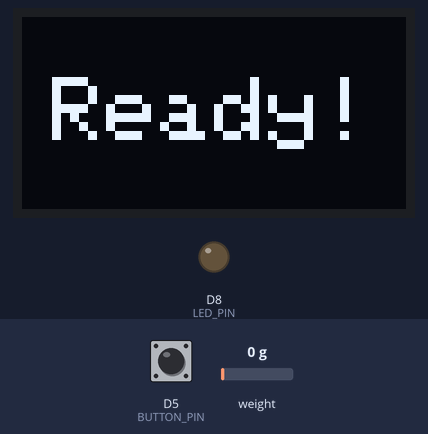
Simulated run of this sketch. Board: ESP8266 (NodeMCU). Parts: 128×64 one-colour display, output pins drawn as LEDs (lit = HIGH). Inputs (shaded band) come from the test bench; at power-on: D5 (BUTTON_PIN) HIGH, weight on the scale 0 g. WiFi joins after 1.5 s; servers stay silent unless stated; uploads are accepted with an empty reply; what the sketch prints to the serial monitor is not drawn.

Above: at 4.3 s.
4.4 s: D5 (BUTTON_PIN) pulled LOW for 0.3 s
At 5.7 s:
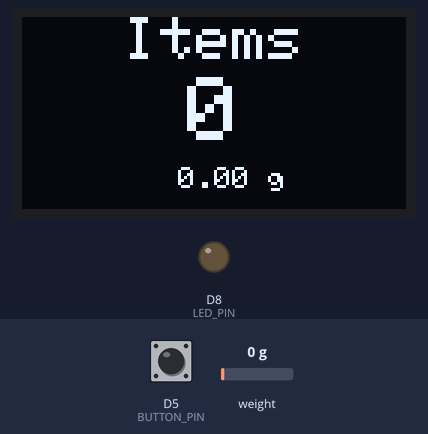
6.4 s: weight on the scale set to 3 g
8.1 s: weight on the scale set to 6 g
At 9.6 s:
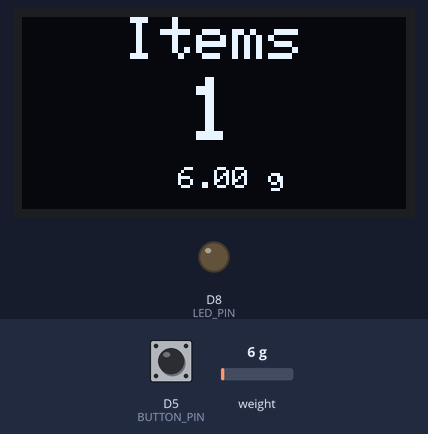
9.9 s: D5 (BUTTON_PIN) pulled LOW for 1 s
At 10.8 s:
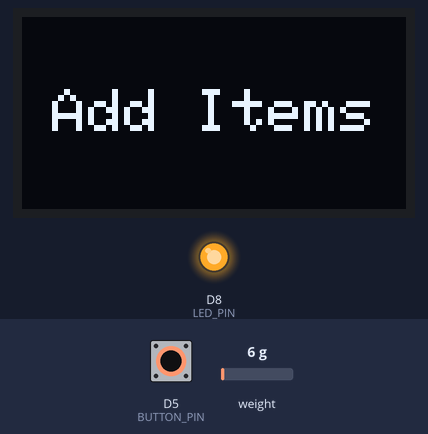
12.4 s: D5 (BUTTON_PIN) pulled LOW for 3.2 s
At 12.77 s:
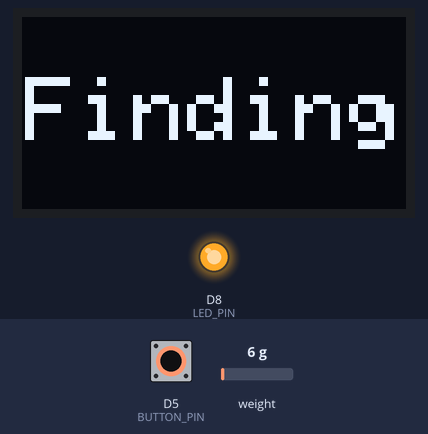
17.2 s: weight on the scale set to 9 g
18.8 s: weight on the scale set to 12 g
At 20.2 s:
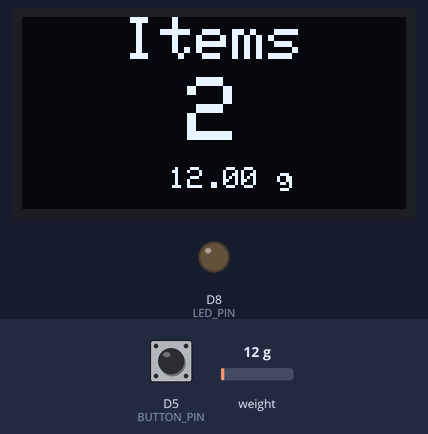
Timing chart, 0 to 21.7 s (numbered marks = the images above; inputs shaded):
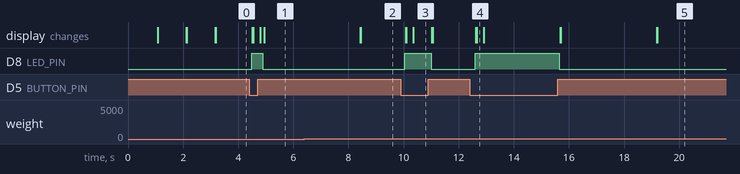

The sketch:

device.ino
```cpp
#include <Wire.h>
#include <Adafruit_GFX.h>
#include <Adafruit_SSD1306.h>
#include "HX711.h"
#include <ESP8266WiFi.h>
#include <ESP8266HTTPClient.h>
#include <ArduinoJson.h>

#include "config.h" // Include the config file

// Weight and debounce variables ////////
int counter = 0;                    /////
float lastWeight = 0.0;             /////
float totalWeight = 0.0;            /////
bool isCashierMode = false;         /////
float stableWeight = 0.0;           /////
unsigned long weightStableTime = 0; /////
bool weightStable = false;          /////
/////////////////////////////////////////

// Create display and scale objects  ////////////////////////////////////////
Adafruit_SSD1306 display(SCREEN_WIDTH, SCREEN_HEIGHT, &Wire, OLED_RESET); ///
HX711 scale;                                                              ///
WiFiClient wifiClient;                                                    ///
/////////////////////////////////////////////////////////////////////////////


///////////////////////////////////////////////////////////////////////////////////////////////////////////////////////////
////////////////////////////////                                   ////////////////////////////////////////////////////////
////////////////////////////////                SETUP              ////////////////////////////////////////////////////////
////////////////////////////////                                   ////////////////////////////////////////////////////////
void setup() { ////////////////////////////////////////////////////////////////////////////////////////////////////////////
  Serial.begin(115200);

  pinMode(BUTTON_PIN, INPUT_PULLUP);
  pinMode(LED_PIN, OUTPUT);

  //// Initialize display //////////////////////////////
  if (!display.begin(SSD1306_SWITCHCAPVCC, 0x3C)) {  ///
    Serial.println(F("SSD1306 allocation failed"));  ///
    for (;;);                                        ///
  }                                                  ///
  //////////////////////////////////////////////////////

  //// Initialize scale ////////////////////////////////
  scale.begin(LOADCELL_DOUT_PIN, LOADCELL_SCK_PIN);  ///
  scale.set_scale(scale_calibrate);                  ///
  scale.tare();                                      ///
  //////////////////////////////////////////////////////

  // Initialize Wi-Fi  ///////////////////////////
  WiFi.begin(ssid, password);                /////
  while (WiFi.status() != WL_CONNECTED) {    /////
    displayCenteredText("WiFi...");          /////
    delay(1000);                             /////
    Serial.println("Connecting to WiFi..."); /////
  }                                          /////
  Serial.println("Connected to WiFi");       /////
  Serial.print("Device IP Address: ");       /////
  Serial.println(WiFi.localIP());            /////
  ////////////////////////////////////////////////

  displayCenteredText("Ready!");
}


///////////////////////////////////////////////////////////////////////////////////////////////////////////////////////////
////////////////////////////////                                   ////////////////////////////////////////////////////////
////////////////////////////////                LOOP               ////////////////////////////////////////////////////////
////////////////////////////////                                   ////////////////////////////////////////////////////////
void loop() { /////////////////////////////////////////////////////////////////////////////////////////////////////////////
  /// Ceck push button switch mode
  bool currentSwitchState = digitalRead(BUTTON_PIN) == LOW;
  if (currentSwitchState != isCashierMode) {
    delay(50);
    currentSwitchState = digitalRead(BUTTON_PIN) == LOW;
    isCashierMode = currentSwitchState;

    if (isCashierMode) {
      Serial.println("Switched to Cashier Mode");
      digitalWrite(LED_PIN, HIGH);
      DisplayModeCashier(counter);
    } else {
      Serial.println("Switched to Counting Mode");
      digitalWrite(LED_PIN, LOW);
      DisplayModeItemCounter();
    }
  }

  /// Weight Item Counter Logic
  if (!isCashierMode) {
    float currentWeight = scale.get_units(2); // Reduced number of readings for faster response

    if (!weightStable) {
      if (abs(currentWeight - stableWeight) <= WEIGHT_TOLERANCE) {
        if (millis() - weightStableTime >= STABILIZATION_TIME) {
          weightStable = true;

          float weightDifference = currentWeight - lastWeight;
          if (abs(weightDifference) >= weightThreshold) {
            if (weightDifference > 0) {
              counter++;
              totalWeight += weightDifference;
            } else if (counter > 0) { // Only decrement if counter is positive
              counter--;
              totalWeight -= abs(weightDifference);
            }
            lastWeight = currentWeight;

            if (totalWeight < NEAR_ZERO_THRESHOLD || counter <= 0) {
              totalWeight = 0.0;
              counter = 0;
            }

            DisplayModeItemCounter();
          }
        }
      } else {
        stableWeight = currentWeight;
        weightStableTime = millis();
      }
    } else {
      if (abs(currentWeight - stableWeight) > WEIGHT_TOLERANCE) {
        weightStable = false;
        stableWeight = currentWeight;
        weightStableTime = millis();
      }
    }
  }
  delay(50);
}


///////////////////////////////////////////////////////////////////////////////////////////////////////////////////////////
////////////////////////////////                                   ////////////////////////////////////////////////////////
////////////////////////////////              FUNCTIONS            ////////////////////////////////////////////////////////
////////////////////////////////                                   ////////////////////////////////////////////////////////
///////////////////////////////////////////////////////////////////////////////////////////////////////////////////////////

// Function to display the item counter mode on the OLED display
void DisplayModeItemCounter() {
  clearDisplayBlack();

  display.setTextSize(2);
  display.setTextColor(WHITE);
  display.setCursor((SCREEN_WIDTH - getTextWidth("Items", 2)) / 2, 0);
  display.println("Items");

  display.setTextSize(3);
  display.setCursor((SCREEN_WIDTH - getTextWidth(String(counter).c_str(), 3)) / 2, 20);
  display.print(counter);

  display.setTextSize(1);
  display.setCursor((SCREEN_WIDTH - getTextWidth(String(totalWeight).c_str(), 1)) / 2, 50);
  display.print(totalWeight);
  display.print(" g");

  display.display();
}

// Function to handle the display in Cashier mode and send a POST request
void DisplayModeCashier(int count) {
  displayCenteredText("Finding");
  if (WiFi.status() == WL_CONNECTED) {
    HTTPClient http;
    StaticJsonDocument<200> jsonDoc;

    // jsonDoc["id"] = 1;
    // jsonDoc["items"] = count;
    jsonDoc["ItemCount"] = count;

    String requestBody;
    serializeJson(jsonDoc, requestBody);

    http.begin(wifiClient, serverName);
    http.addHeader("Content-Type", "application/json");

    Serial.print("Sending POST request: ");
    Serial.println(requestBody);

    int httpResponseCode = http.POST(requestBody);

    if (httpResponseCode > 0) {
      String response = http.getString();
      Serial.println(httpResponseCode);
      Serial.println(response);

      StaticJsonDocument<200> responseDoc;
      deserializeJson(responseDoc, response);
      // int no = responseDoc[0]["no"];
      int no = responseDoc["message"];

      if(no == 0){
        displayCenteredText("Add Items");
      } else {
        // clearDisplayBlack();
        // display.setTextSize(2);
        // display.setTextColor(WHITE);
        // display.setCursor((SCREEN_WIDTH - getTextWidth("Cashier", 2)) / 2, 10);
        // display.println("Cashier");

        // display.setTextSize(3);
        // char noString[10];
        // sprintf(noString, "No: %d", no);
        // display.setCursor((SCREEN_WIDTH - getTextWidth(noString, 3)) / 2, 40);
        // display.print("No: ");
        // display.print(no);

        clearDisplayBlack();
        display.setTextSize(2);
        display.setTextColor(WHITE);
        display.setCursor((SCREEN_WIDTH - getTextWidth("Press", 2)) / 2, 10);
        display.println("Press");

        clearDisplayBlack();
        display.setTextSize(2);
        display.setTextColor(WHITE);
        display.setCursor((SCREEN_WIDTH - getTextWidth("Button", 2)) / 2, 40);
        display.println("Button");

        display.display();
      }

    } else {
      Serial.print("Error on sending POST: ");
      Serial.println(httpResponseCode);

      clearDisplayBlack();
      display.setTextSize(2);
      display.setTextColor(WHITE);
      display.setCursor((SCREEN_WIDTH - getTextWidth("Server", 2)) / 2, 10);
      display.println("Server");
      display.setTextSize(3);
      display.setCursor((SCREEN_WIDTH - getTextWidth("Error !", 2)) / 2, 40);
      display.println("Error");
      display.display();
    }

    http.end();
  } else {
    Serial.println("WiFi Disconnected");
  }
}

// Function to clear the display and fill it with black color
void clearDisplayBlack() {
  display.clearDisplay();
  display.fillScreen(BLACK);
  display.display();
}

// Function to get the width of the text in pixels
int getTextWidth(const char* text, int textSize) {
  return strlen(text) * 6 * textSize;
}

// Function to print text on OLED screen, maximized and centered
void displayCenteredText(const char* text) {
  clearDisplayBlack();
  // Start with the maximum font size
  int textSize = 1;
  int textWidth = getTextWidth(text, textSize);
  // Find the maximum font size that fits the screen width
  while (textWidth <= SCREEN_WIDTH && textSize <= 10) {
    textSize++;
    textWidth = getTextWidth(text, textSize);
  }
  // Step back to the last fitting size
  textSize--;
  textWidth = getTextWidth(text, textSize);
  // Calculate the x and y position to center the text
  int x = (SCREEN_WIDTH - textWidth) / 2;
  int y = (SCREEN_HEIGHT - (8 * textSize)) / 2; // Each line is 8 pixels high in default font
  // Set text size and print text
  display.setTextSize(textSize);
  display.setTextColor(SSD1306_WHITE);
  display.setCursor(x, y);
  display.print(text);
  display.display();
}

void restartESP() {
  // Reset the NodeMCU after 3 seconds
  delay(3000);
  Serial.println("Restarting NodeMCU...");
  ESP.restart();
}

///////////////////////////////////////////////////////////////////////////////////////////////////////////////////////////
```

config.h
```cpp
/* //////////////////////////////////////////////////////////////*
 * *******Shopping Item Counter With Weight HX711*****************
 *
 * Authur: Thilina Satoru                                        *
 * Date:   12/08/2024                                            *
 *///////////////////////////////////////////////////////////////*


// OLED display settings ///////////////////////////////////////////////////////
#define SCREEN_WIDTH 128 // OLED display width, in pixels
#define SCREEN_HEIGHT 64 // OLED display height, in pixels
#define OLED_RESET    -1 // Reset pin # (or -1 if sharing Arduino reset pin)
////////////////////////////////////////////////////////////////////////////////
#define BUTTON_PIN D5 // GPIO 14 Pin  //////
#define LED_PIN    D8 // GPIO 15 Pin  //////
////////////////////////////////////////////

//// HX711 circuit wiring ///////////////////////////////////////////////////
const int LOADCELL_DOUT_PIN = 12;        // GPIO 12-(D6) Pin            /////
const int LOADCELL_SCK_PIN = 13;         // GPIO 13-(D7) Pin            /////
const float scale_calibrate = -179.3425; // Callibrated Balance Offset  /////
/////////////////////////////////////////////////////////////////////////////

//// Wi-Fi CREDENTIALS //////////////////////////////////////////
const char* ssid = "SAMURAI@CREEDS_2.4G"; /////////////////////////////////
const char* password = "samurai1@creeds"; //////////////////////////////
/////////////////////////////////////////////////////////////////


//// BACKEND SERVER URL /////////////////////////////////////////
const char* serverName = "http://127.0.0.1:5000/item_count";
/////////////////////////////////////////////////////////////////

//// Weight and debounce settings ///////////////////////////////////////////////////
const float weightThreshold = 5.0; // Smallest Item Weight (grams) //////////////////
const float NEAR_ZERO_THRESHOLD = 4.0; // Max Weight as Zero (grams) ////////////////
const unsigned long STABILIZATION_TIME = 200; // Allow weight to stabilize (MS) /////
const float WEIGHT_TOLERANCE = 4.0; // Tolerance for fluctuations (grams) ///////////
/////////////////////////////////////////////////////////////////////////////////////
```

Measured:
- the behaviour switches between 4 and 5 g on weight on the scale (found by bisection; images 1 and 2)
- the behaviour switches between 10 and 11 g on weight on the scale (found by bisection; images 4 and 5)
- after the input at 4.4 s, D8 (LED_PIN): LOW → HIGH after 0.09 s, → LOW 0.40 s later; the display: first changes after 0.11 s (image 1 shows a later state)
- after the input at 6.4 s, every drawn part: stays the same
- after the input at 8.1 s, the display: first changes after 0.32 s (image 2 shows a later state)
- after the input at 9.9 s, D8 (LED_PIN): LOW → HIGH after 0.15 s, → LOW 0.95 s later; the display: first changes after 0.17 s (image 3 shows a later state)
- after the input at 12.4 s, D8 (LED_PIN): LOW → HIGH after 0.20 s, → LOW 3.1 s later; the display: first changes after 0.23 s (image 4 shows a later state)
- after the input at 17.2 s, every drawn part: stays the same
- after the input at 18.8 s, the display: first changes after 0.38 s (image 5 shows a later state)
